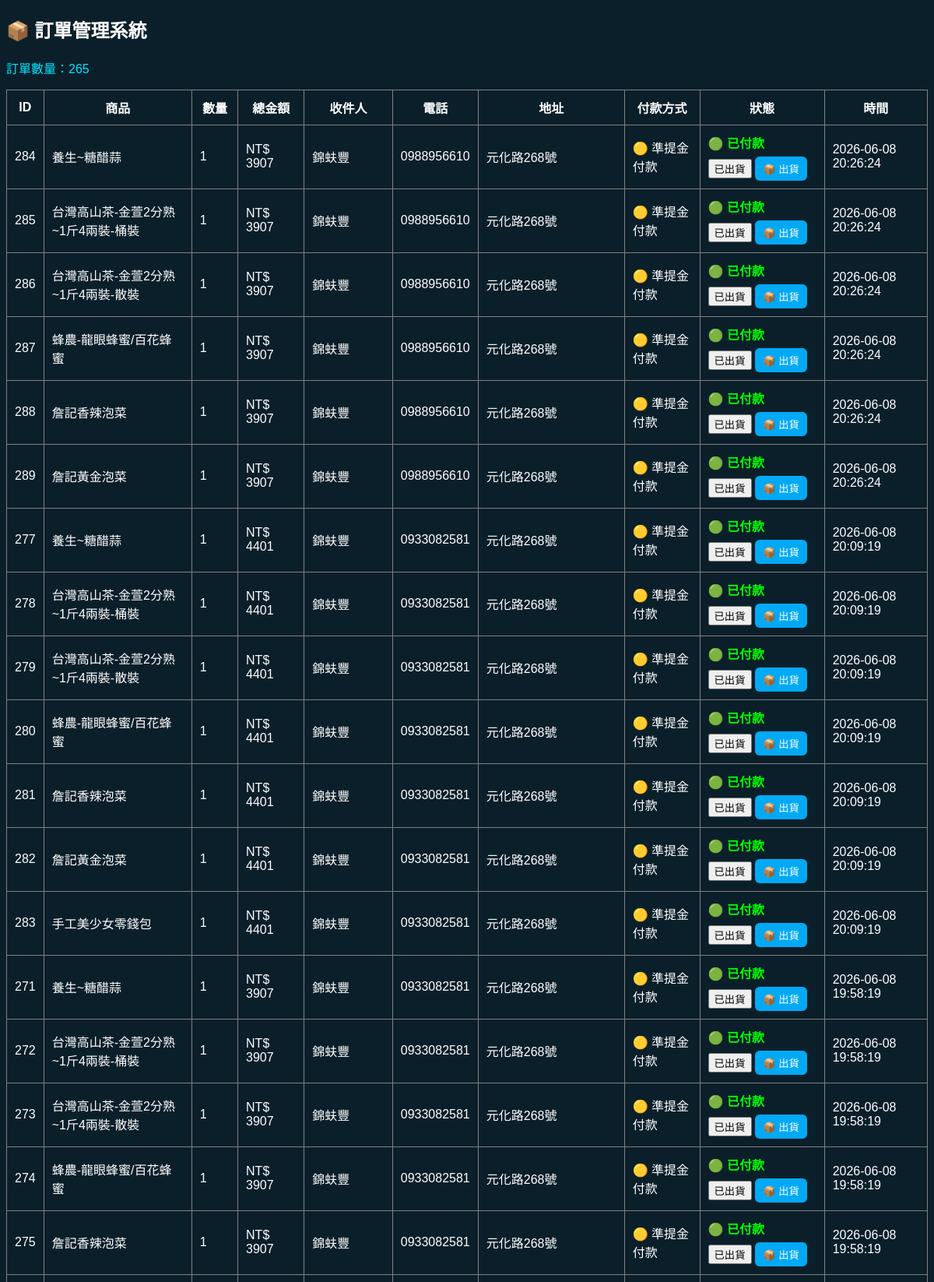
/orders (signed in, upper part), run on the app's committed database.
### tables this page shows
CREATE TABLE "orders" (
    id INTEGER PRIMARY KEY AUTOINCREMENT,

    user_id INTEGER,
    username TEXT,

    product_id INTEGER,
    product_name TEXT,

    qty INTEGER,
    price INTEGER,
    shipping INTEGER,
    total INTEGER,

    name TEXT,
    phone TEXT,
    address TEXT,

    payment_method TEXT,
    status TEXT,

    created_at TEXT
, order_no TEXT, is_registered INTEGER DEFAULT 0, order_type TEXT DEFAULT 'shop', email TEXT, password TEXT, subtotal INTEGER DEFAULT 0);

### routes/shop.py (the view)
@shop_bp.route("/orders")
def orders():
    if not is_admin():
        return "❌ 無權限"
    conn = get_shop_db()
    conn.row_factory = sqlite3.Row
    c = conn.cursor()
    c.execute("""
        SELECT
            id,
            product_name,
            qty,
            total,
            name,
            phone,
            address,
            payment_method,
            status,
            created_at
        FROM orders
        ORDER BY created_at DESC
    """)
    rows = c.fetchall()
    conn.close()
    return render_template("orders.html", orders=rows)

### app.py (called while the page is built)
@app.context_processor
def inject_user():
    user_id = session.get("user_id")
    balance = 0
    if user_id:
        conn = None
        try:
            conn = get_shop_db()
            c = conn.cursor()
            c.execute("SELECT points FROM users WHERE id=?", (user_id,))
            row = c.fetchone()
            if row:
                balance = row[0]
        except Exception as e:
            print("inject_user error:", e)
        finally:
            if conn:
                conn.close()
    return dict(global_money=balance)

@app.before_request
def make_session_permanent():
    session.permanent = True

### routes/shop.py (called while the page is built)
def is_admin():
    return session.get("user") in ADMIN_USERS

### services/db.py (called while the page is built)
def get_shop_db():
    print("========== SHOP DB ==========")
    print(os.path.abspath(SHOP_DB))
    print("=============================")
    conn = sqlite3.connect(SHOP_DB, timeout=30)
    conn.execute("PRAGMA journal_mode=WAL")
    conn.row_factory = sqlite3.Row
    return conn

### templates/orders.html (shortened to what this page needs)
<!DOCTYPE html>
<html>
<head>
</head>
<body style="background:#0b1f2a;color:white;font-family:Arial;">
    <h2>📦 訂單管理系統</h2>
    <p style="color:#00e5ff;">
        訂單數量：{{ orders|length }}
    </p>
    <table border="1" cellpadding="10" style="border-collapse:collapse;width:100%;">
        <tr>
            <th>ID</th>
            <th>商品</th>
            <th>數量</th>
            <th>總金額</th>
            <th>收件人</th>
            <th>電話</th>
            <th>地址</th>
            <th>付款方式</th>
            <th>狀態</th>
            <th>時間</th>
        </tr>
        {% for o in orders %}
        <tr>
            <td>{{ o["id"] }}</td>
            <td>
                {% if o["order_type"] == "topup" %}
                🟡 準提金儲值
                {% elif o["order_type"] == "shop" %}
                🔵 商城訂單
                {% elif o["order_type"] == "register" %}
                🟣 會員註冊
                {% else %}
                {{ o["product_name"] or "⚪ 一般訂單" }}
                {% endif %}
            </td>
            <td>{{ o["qty"] }}</td>
            <td>NT$ {{ o["total"] }}</td>
            <td>{{ o["name"] }}</td>
            <td>{{ o["phone"] }}</td>
            <td>{{ o["address"] }}</td>
            <td>
            {% if o["payment_method"] == "credit" %}
            💳 信用卡付款
            {% elif o["payment_method"] == "cod" %}
            🚚 貨到付款
            {% elif o["payment_method"] == "points" %}
            🟡 準提金付款
            {% elif o["payment_method"] == "cash" %}
            💵 現金付款
            {% else %}
            {{ o["payment_method"] }}
            {% endif %}
            </td>
            <td>
                {% set status = (o["status"] or "")|lower|trim %}
                {% if status == "pending" %}
                <span style="color:gold;font-weight:bold;">🟡 新訂單</span><br>
                <form method="POST" action="/update_order/{{ o['id'] }}/paid" style="display:inline;">
                    <button type="submit">付款完成</button>
                </form>
                <button style="
                    margin-top:6px;
                    background:#ff9800;
                    border:none;
                    padding:6px 10px;
                    border-radius:6px;
                    color:white;
                    cursor:pointer;
                ">
                    💰 確認已收款
                </button>
                </a>
                {% elif status == "paid" %}
                <span style="color:lime;font-weight:bold;">🟢 已付款</span><br>
                <form method="POST" action="/update_order/{{ o['id'] }}/shipped" style="display:inline;">
                    <button type="submit">已出貨</button>
                </form>
                <button style="
                    margin-top:6px;
                    background:#03a9f4;
                    border:none;
                    padding:6px 10px;
                    border-radius:6px;
                    color:white;
                    cursor:pointer;
                ">
                    📦 出貨
                </button>
                {% elif status == "shipped" %}
                <span style="color:skyblue;font-weight:bold;">🔵 已出貨</span>
                {% else %}
                <span style="color:red;">⚠ 狀態錯誤（{{ status }}）</span>
                {% endif %}
            </td>
            <td>{{ o["created_at"] or "" }}</td>
        </tr>
        {% endfor %}
    </table>
    <br><br>
</body>
</html>

### data on the page
orders: id "284", product_name "養生~糖醋蒜", qty "1", total "3907", name "錦蚨豐", phone "0988956610", address "元化路268號", payment_method "🟡 準提金付款", created_at "2026-06-08 20:26:24"
orders: id "285", product_name "台灣高山茶-金萱2分熟~1斤4兩裝-桶裝", qty "1", total "3907", name "錦蚨豐", phone "0988956610", address "元化路268號", payment_method "🟡 準提金付款", created_at "2026-06-08 20:26:24"
orders: id "286", product_name "台灣高山茶-金萱2分熟~1斤4兩裝-散裝", qty "1", total "3907", name "錦蚨豐", phone "0988956610", address "元化路268號", payment_method "🟡 準提金付款", created_at "2026-06-08 20:26:24"
orders: id "287", product_name "蜂農-龍眼蜂蜜/百花蜂蜜", qty "1", total "3907", name "錦蚨豐", phone "0988956610", address "元化路268號", payment_method "🟡 準提金付款", created_at "2026-06-08 20:26:24"
orders: id "288", product_name "詹記香辣泡菜", qty "1", total "3907", name "錦蚨豐", phone "0988956610", address "元化路268號", payment_method "🟡 準提金付款", created_at "2026-06-08 20:26:24"
orders: id "289", product_name "詹記黃金泡菜", qty "1", total "3907", name "錦蚨豐", phone "0988956610", address "元化路268號", payment_method "🟡 準提金付款", created_at "2026-06-08 20:26:24"
orders: id "277", product_name "養生~糖醋蒜", qty "1", total "4401", name "錦蚨豐", phone "0933082581", address "元化路268號", payment_method "🟡 準提金付款", created_at "2026-06-08 20:09:19"
orders: id "278", product_name "台灣高山茶-金萱2分熟~1斤4兩裝-桶裝", qty "1", total "4401", name "錦蚨豐", phone "0933082581", address "元化路268號", payment_method "🟡 準提金付款", created_at "2026-06-08 20:09:19"
orders: id "279", product_name "台灣高山茶-金萱2分熟~1斤4兩裝-散裝", qty "1", total "4401", name "錦蚨豐", phone "0933082581", address "元化路268號", payment_method "🟡 準提金付款", created_at "2026-06-08 20:09:19"
orders: id "280", product_name "蜂農-龍眼蜂蜜/百花蜂蜜", qty "1", total "4401", name "錦蚨豐", phone "0933082581", address "元化路268號", payment_method "🟡 準提金付款", created_at "2026-06-08 20:09:19"
orders: id "281", product_name "詹記香辣泡菜", qty "1", total "4401", name "錦蚨豐", phone "0933082581", address "元化路268號", payment_method "🟡 準提金付款", created_at "2026-06-08 20:09:19"
orders: id "282", product_name "詹記黃金泡菜", qty "1", total "4401", name "錦蚨豐", phone "0933082581", address "元化路268號", payment_method "🟡 準提金付款", created_at "2026-06-08 20:09:19"
orders: id "283", product_name "手工美少女零錢包", qty "1", total "4401", name "錦蚨豐", phone "0933082581", address "元化路268號", payment_method "🟡 準提金付款", created_at "2026-06-08 20:09:19"
orders: id "271", product_name "養生~糖醋蒜", qty "1", total "3907", name "錦蚨豐", phone "0933082581", address "元化路268號", payment_method "🟡 準提金付款", created_at "2026-06-08 19:58:19"
orders: id "272", product_name "台灣高山茶-金萱2分熟~1斤4兩裝-桶裝", qty "1", total "3907", name "錦蚨豐", phone "0933082581", address "元化路268號", payment_method "🟡 準提金付款", created_at "2026-06-08 19:58:19"
orders: id "273", product_name "台灣高山茶-金萱2分熟~1斤4兩裝-散裝", qty "1", total "3907", name "錦蚨豐", phone "0933082581", address "元化路268號", payment_method "🟡 準提金付款", created_at "2026-06-08 19:58:19"
orders: id "274", product_name "蜂農-龍眼蜂蜜/百花蜂蜜", qty "1", total "3907", name "錦蚨豐", phone "0933082581", address "元化路268號", payment_method "🟡 準提金付款", created_at "2026-06-08 19:58:19"
orders: id "275", product_name "詹記香辣泡菜", qty "1", total "3907", name "錦蚨豐", phone "0933082581", address "元化路268號", payment_method "🟡 準提金付款", created_at "2026-06-08 19:58:19"

### other printed values
{{ orders|length }} "265"
